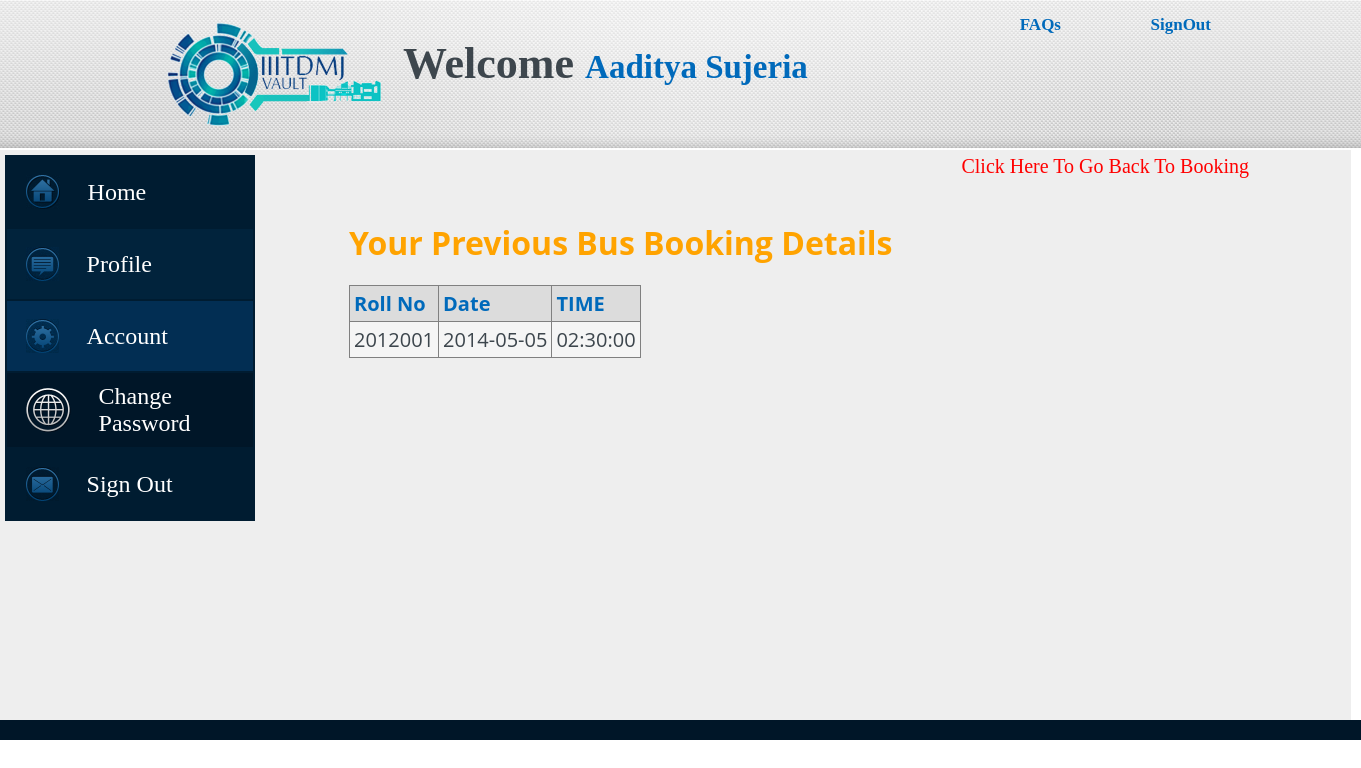
Page /view_bus.php (signed in) on the committed database.
### tables this page shows
CREATE TABLE IF NOT EXISTS `bus` (
  `ROLLNO` int(11) NOT NULL,
  `DATE` date NOT NULL,
  `TIME` time NOT NULL,
  PRIMARY KEY (`ROLLNO`,`DATE`)
);

### view_bus.php (the view, shortened to what this page needs)
<html>
	<head>
		<link href="css.css" rel="stylesheet" type="text/css">
	</head>
	<body>
		<div id="header">
			<div id="header1">
				<img id="logo" src="images/iiit.png">
				<h2 class="welcome">Welcome <span class="user"><?php echo $_SESSION['NAME']; ?></span></h2>
			</div>
			<a href=# class="header-faq">FAQs</a>
			<a href=# class="header-signout">SignOut</a>
		</div>
		<table id="main" >
			<tr>
			<td style="vertical-align:top">
			<div id="main-left" >
				<table id="left-table"  >
								<tr id="menu1">
									<td >
										<a id="home" href="home.php" >
											<table border="0" >
												<tr >
													<td>
														<img id="image1" src="images/menu1.gif" >
													</td>
													<td id="text">
														<p >Home</p>
													</td>
												</tr>
											</table>
										</a>
									</td>
								</tr>
								<tr id="menu2" >
									<td>
										<a id ="home" href="profile.php">
											<table border="0">
												<tr>
													<td>
														<img id="image2"src="images/menu2.gif" >
													</td>
													<td id="text">
														<p >Profile</p>
													</td>
												</tr>
											</table>
										</a>
									</td>
								</tr>
								<tr id="menu3" >
									<td>
										<a id ="home" href="account.php">
											<table border="0">
												<tr>
													<td>
														<img id="image3"src="images/menu3.gif" >
													</td>
													<td id="text">
														<p >Account</p>
													</td>
												</tr>
											</table>
										</a>
									</td>
								</tr>
								<tr id="menu4" style="background:#001628">
									<td>
										<a id ="home" href="#">
											<table border="0">
												<tr>
													<td>
														<img id="image4"src="images/menu4_active.gif" >
													</td>
													<td id="text">
														<p >Change Password</p>
													</td>
												</tr>
											</table>
										</a>
									</td>
								</tr>
								<tr id="menu5">
									<td>
										<a id ="home" href="signout.php">
											<table border="0">
												<tr>
													<td>
														<img id="image5"src="images/menu5.gif" >
													</td>
													<td id="text">
														<p >Sign Out</p>
													</td>
												</tr>
											</table>
										</a>
									</td>
								</tr>
				</table>
          </div>
			</td>
			<td style="padding-right: 100px;vertical-align: top;">
		    <div id="main-right">
<?php
			echo '<a href="bus2.php" style="color: red;float: right;">Click Here To Go Back To Booking</a></br></br>';
			echo '<h1>Your Previous Bus Booking Details<h1>';
			$qry='SELECT * FROM BUS WHERE ROLLNO='.$_SESSION['ROLLNO'].' ORDER BY DATE DESC';
			$result=mysql_query($qry);
			echo '<table border="1">
			<th>Roll No</th>
			<th>Date</th>
			<th>TIME</th>';
			while ($row = mysql_fetch_assoc($result))
			{
					echo ' <tr>
						<td>'.$row['ROLLNO'].'</td>
						<td>'.$row['DATE'].'</td>
						<td>'.$row['TIME'].'</td>
						</tr>';
			}
			echo '</table>';
?>
</div></td></tr></table>
		<div id="footer">
		</div>
	</body>
</html>

### css.css (style rules this page uses)
body, input, textarea, select, button, .normal { font-family: "Open Sans","lucida grande","Segoe UI",arial,verdana,"lucida sans unicode",tahoma,sans-serif; font-size: 13px; color: #3d464d; font-weight: normal; }
body { margin: 0 0 0 0; }
a { text-decoration: blink; color: white; font-size: 25; font-family: segoe ui light; }
#main-right table { font-size: 20; margin: 1em 1em 1em 0; background: whitesmoke; border-collapse: collapse; }
#main-right table th, table td { border: 1px silver gainsboro; padding: 0.2em; }
#main-right table th { font-size: 20; background: gainsboro; text-align: left; }
#main-right a { font-size: 20; color:red; }
#header { background: url(images/bg_top3_repeat.jpg) top center repeat-x; height:150px; }
#header1 { background: url(images/bg_top3.jpg) top center no-repeat; padding: 28px 28px; height:94px; }
#logo { float:left; padding-left: 50px; width: 250px; margin-left: 75px; margin-bottom: 0px; margin-top: -20; }
.header-faq { margin-right: 300px; float: right; margin-top: -135; font-size: 17px; color: #006abb; font-weight: bold; }
.header-signout { margin-right: 150px; float: right; margin-top: -135; font-size: 17px; color: #006abb; font-weight: bold; }
.welcome { margin-top: 10px; font-family: segoe ui light; font-size:44px; }
.user { color:#006abb; font-size:33px; }
#main { background:#eeeeee; margin-top: -1; height:570px; width:1351px; }
#left-table { background:#001c31; width: 250px; }
#menu1 { background:#001c31; height: 70px; }
#menu2 { background:#01233c; height: 70px; }
#menu3 { background:#022e53; height: 70px; }
#menu4 { background:#01233c; height: 70px; }
#menu5 { background:#001c31; height: 70px; }
#text { font-family: segoe ui light; margin:10 10 10 10; color:white; font-size:24px; }
#text p { padding-left: 18px; }
#home table { margin-left: 10px; }
#main-right { width: 900px; float: right; }
#main-right th { font-size: 25px; color: #006abb; }
#main-right h1,h3 { color: FFA300; }
#footer { background-color:#001628; height:20px; }

### rows in the picture
bus: ROLLNO "2012001", DATE "2014-05-05", TIME "02:30:00"

### other values in the picture
$_SESSION['NAME'] "Aaditya Sujeria"
